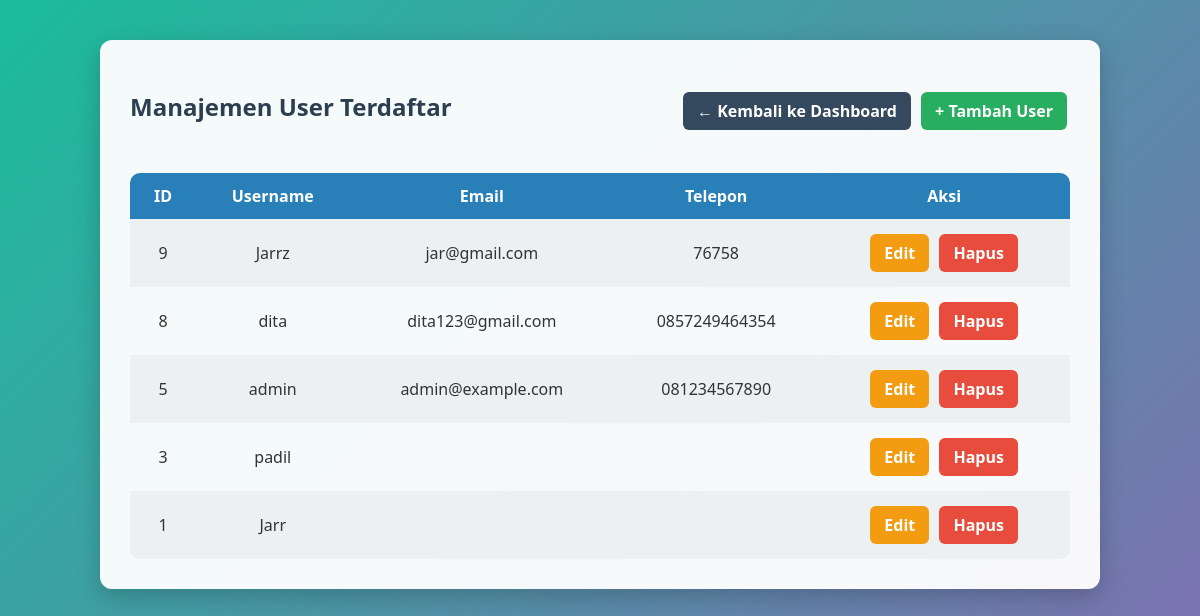
The app's page /admin/admin_users.php (signed in) with its own data.
### tables this page shows
CREATE TABLE `users` (
  `id` int(11) NOT NULL,
  `username` varchar(50) DEFAULT NULL,
  `password` varchar(50) DEFAULT NULL,
  `telepon` varchar(20) DEFAULT NULL,
  `email` varchar(100) DEFAULT NULL
);

### admin/admin_users.php (the view, shortened to what this page needs)
<?php
include '../includes/db.php';
$users = mysqli_query($conn, "SELECT * FROM users ORDER BY id DESC");
?>
<!DOCTYPE html>
<html lang="id">
<head>
</head>
<body>
    <div class="container">
        <div class="btn-group">
            <h2>Manajemen User Terdaftar</h2>
            <div>
                <a href="dashboard.php" class="button back">← Kembali ke Dashboard</a>
                <a href="tambah_user.php" class="button add">+ Tambah User</a>
            </div>
        </div>
        <table>
            <tr>
                <th>ID</th>
                <th>Username</th>
                <th>Email</th>
                <th>Telepon</th>
                <th>Aksi</th>
            </tr>
            <?php while($u = mysqli_fetch_assoc($users)): ?>
            <tr>
                <td><?= $u['id'] ?></td>
                <td><?= htmlspecialchars($u['username']) ?></td>
                <td><?= htmlspecialchars($u['email']) ?></td>
                <td><?= htmlspecialchars($u['telepon']) ?></td>
                <td>
                    <a class="button edit" href="edit_user.php?id=<?= $u['id'] ?>">Edit</a>
                    <a class="button delete" href="hapus_user.php?id=<?= $u['id'] ?>" onclick="return confirm('Yakin hapus user ini?')">Hapus</a>
                </td>
            </tr>
            <?php endwhile; ?>
        </table>
    </div>
</body>
</html>

### admin/admin_users.php (style rules this page uses)
* { box-sizing: border-box; transition: all 0.3s ease; }
body { font-family: 'Segoe UI', sans-serif; background: linear-gradient(-45deg, #3498db, #2ecc71, #9b59b6, #1abc9c); background-size: 400% 400%; animation: gradientMove 15s ease infinite; margin: 0; padding: 40px; color: #333; }
.container { background: rgba(255, 255, 255, 0.95); padding: 30px; border-radius: 12px; box-shadow: 0 8px 25px rgba(0,0,0,0.2); animation: fadeIn 0.8s ease; max-width: 1000px; margin: auto; }
h2 { text-align: center; margin-bottom: 30px; color: #2c3e50; }
table { width: 100%; border-collapse: collapse; margin-top: 20px; border-radius: 10px; overflow: hidden; }
th, td { padding: 12px 15px; text-align: center; }
th { background: #2980b9; color: #fff; }
tr:nth-child(even) { background: #ecf0f1; }
.button { padding: 8px 14px; text-decoration: none; border-radius: 6px; font-weight: bold; display: inline-block; margin: 3px; transition: transform 0.2s; }
.add { background: #27ae60; color: white; }
.edit { background: #f39c12; color: white; }
.delete { background: #e74c3c; color: white; }
.back { background: #34495e; color: white; }
.btn-group { display: flex; justify-content: space-between; align-items: center; margin-bottom: 20px; flex-wrap: wrap; gap: 10px; }

### records on screen
users: id "9", username "Jarrz", email "jar@gmail.com", telepon "76758"
users: id "8", username "dita", email "dita123@gmail.com", telepon "0857249464354"
users: id "5", username "admin", email "admin@example.com", telepon "081234567890"
users: id "3", username "padil"
users: id "1", username "Jarr"
